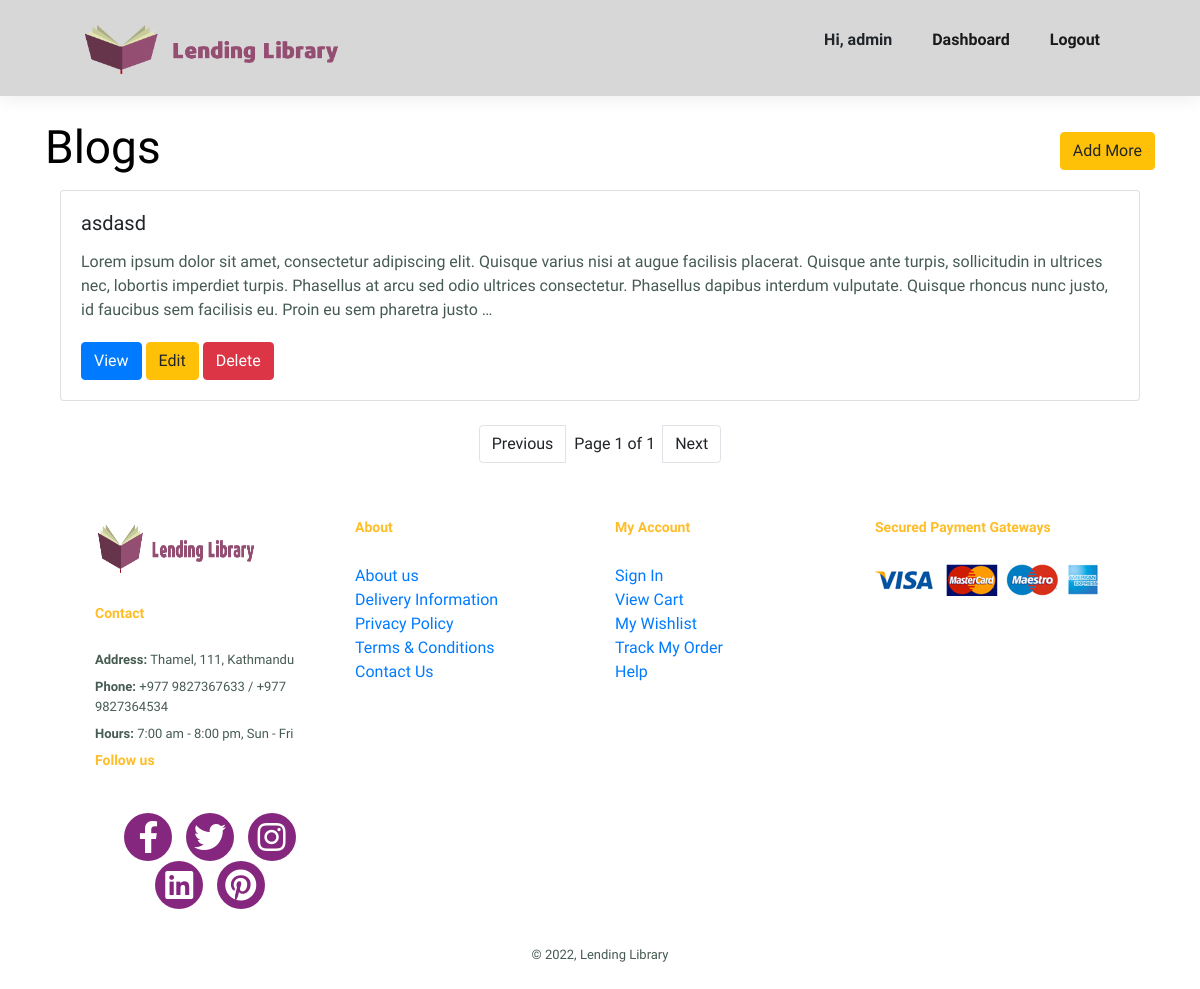
/all-blogs/ (signed in), run on the app's committed database.
### store/models.py (models this page shows, shortened)
class Blog(models.Model):
	BLOG_TAGS = (
		("design", "Design"),
		("fashion", "Fashion")
	)
	user = models.ForeignKey(User, on_delete=models.CASCADE)
	title = models.CharField(max_length=200, null=False)
	description = models.TextField()
	tag= models.CharField(max_length=10, choices=BLOG_TAGS)
	slug = models.SlugField(unique=True, max_length=100)
	published_at = models.DateField(auto_now_add=True)

### store/views.py (the view)
# urls.py: path('all-blogs/', views.BlogListView.as_view(template_name="admin/blog_list.html"), name="blog_list"),
class BlogListView(LoginRequiredMixin, ListView):
	login_url = "/login/"
	model= Blog
	paginate_by = 10

### store/templates/admin/blog_list.html
{% extends "base/index.html" %}
{% block content %}
<div class="container mt-4">
  <div class="d-flex flex-row align-items-center justify-content-between">
<h2 >Blogs</h2>
      <a href="{% url 'add_blog' %}" class="btn btn-warning">Add More</a>
  </div>
{% for blog in object_list %}
<div class="col mt-2">
  <div class="card">
    <div class="card-body">
      <h5 class="card-title">{{blog.title}}</h5>
      <p class="card-text">{{ blog.description | truncatewords:"50"  }}</p>
      <a href="{% url 'blog_detail_view' blog.slug %}" class="btn btn-primary">View</a>
      <a class="btn btn-warning" href="{% url 'blog_update_form' blog.slug %}">Edit</a>
      <a href="{% url 'blog_delete_form' blog.slug %}" class="btn btn-danger">Delete</a>
    </div>
  </div>
</div>
{% empty %}
  <p>No  Blogs Created</p>
{% endfor %}
<nav aria-label="Page navigation example" class="mt-4">
  <ul class="pagination justify-content-center">
    {% if page_obj.has_previous %}
    <li class="page-item"><a class="page-link" href="?page=1">1</a></li>
    <li class="page-item"><a class="page-link" href="?page={{ page_obj.previous_page_number }}">Previous</a></li>
    {% else %}
    <li class="page-item"><a class="page-link disabled" >Previous</a></li>
    {% endif %}
  <li class="page-item d-flex align-items-center mx-2">
    Page {{ page_obj.number }} of {{ page_obj.paginator.num_pages }}
  </li>
  {% if page_obj.has_next %}
    <li class="page-item"><a class="page-link" href="?page={{ page_obj.next_page_number }}">Next</a></li>
    <li class="page-item"><a class="page-link" href="?page={{ page_obj.paginator.num_pages }}">Last</a></li>
  {% else %}
    <li class="page-item"><a class="page-link disabled" >Next</a></li>
  {% endif %}
  </ul>
</nav>
</div>
{% endblock %}

### store/templates/base/index.html (shortened to what this page needs)
{% load static %}
<!DOCTYPE html>
<html lang="en">
  <head>
    <link rel="stylesheet" href="https://stackpath.bootstrapcdn.com/bootstrap/4.4.1/css/bootstrap.min.css">
    <link
      rel="stylesheet"
      href="https://pro.fontawesome.com/releases/v5.10.0/css/all.css"
    />
    <link rel="stylesheet" href="{% static 'css/style.css' %}" />
  </head>
  <body>
    <section id="header">
      <a href="{{ store }}"><img src="{% static 'images/logo1.png' %}" class="logo" alt="" /></a>
      <div>
        <ul id="navbar">
          {% if request.user.is_superuser %}
            <li><strong>
            Hi, {{request.user.username}}
         </strong> </li>
          {% url 'admin_dashboard' as admin_dashboard %}
          <li><a href="{{ admin_dashboard }}"{% if request.path == admin_dashboard %} class="active"{% endif %}>Dashboard</a></li>
          {% url 'logout' as logout %}
          <li><a href="{{ logout }}"{% if request.path == logout %} class="active"{% endif %}>Logout</a></li>
          {% endif %}
        </ul>
      </div>
    </section>
    {% block content %}
    {% endblock %}
    <footer class="section-p1">
      <div class="col">
        <img class="logo" src="{% static 'images/logo1.png' %}" alt="" />
        <h4>Contact</h4>
        <p><strong> Address: </strong> Thamel, 111, Kathmandu</p>
        <p><strong> Phone: </strong> +977 9827367633 / +977 9827364534 </p>
        <p><strong> Hours: </strong> 7:00 am - 8:00 pm, Sun - Fri</p>
        <div class="follow">
          <h4>Follow us</h4>
          <div class="icon">
            <a href="https://www.facebook.com/" target="_blank" class="fab fa-facebook-f"></a>
            <a href="https://www.twitter.com/" target="_blank"class="fab fa-twitter"></a>
            <a href="https://www.instagram.com/" target="_blank"class="fab fa-instagram"></a>
            <a href="https://www.linkedin.com/" target="_blank"class="fab fa-linkedin"></a>
            <a href="https://www.pinterest.com/" target="_blank" class="fab fa-pinterest"></a>
          </div>
        </div>
      </div>
      <div class="col">
        <h4>About</h4>
        <a href="{{ about }}">About us</a>
        <a href="#">Delivery Information</a>
        <a href="#">Privacy Policy</a>
        <a href="#">Terms & Conditions</a>
        <a href="{{ contact }}">Contact Us</a>
      </div>
      <div class="col">
        <h4>My Account</h4>
        <a href="{{ register }}">Sign In</a>
        <a href="#">View Cart</a>
        <a href="#">My Wishlist</a>
        <a href="#">Track My Order</a>
        <a href="#">Help</a>
      </div>
      <div class="col install">
        <h4>Secured Payment Gateways</h4>
        <img src="/static/images/pay/pay.png" alt="" />
      </div>
      <div class="copyright">
        <p>© 2022, Lending Library</p>
      </div>
    </footer>
  </body>
  </html>

### static/css/style.css (style rules this page uses)
* { margin: 0; padding: 0; box-sizing: border-box; font-family: 'Spartan', sans-serif; }
html { --scrollbarBG: #cfd8dc; --thumbBG: #98a0c0; }
body { scrollbar-width: thin; scrollbar-color: var(--thumbBG) var(--scrollbarBG); }
section .logo { height: 7vh; width: 100%; }
h2 { font-size: 46px; line-height: 54px; color: rgb(0, 0, 0); }
h4 { font-size: 20px; color: #ffbd27; font-weight: bolder; }
p { font-size: 16px; color: #465b52; margin: 15px 0 20px 0; }
.section-p1 { padding: 40px 80px; }
body { width: 100%; }
#header { display: flex; align-items: center; justify-content: space-between; padding: 20px 80px; background-color: #d7d7d7; box-shadow: 0 5px 15px rgba(0, 0, 0, 0.06); z-index: 999; position: sticky; top: 0; left: 0; }
#navbar { display: flex; align-items: center; justify-content: center; }
#navbar li { list-style: none; padding: 0 20px; position: relative; }
#navbar li a { text-decoration: none; font-size: 16px; font-weight: 600; color: #1a1a1a; transition: 0.3s ease; }
footer { display: flex; flex-wrap: wrap; justify-content: space-between; }
footer .col { display: flex; flex-direction: column; align-items: flex-start; margin-bottom: 20px; }
footer .logo { margin-bottom: 30px; height: 7vh; width: 70%; }
footer h4 { font-size: 14px; padding-bottom: 20px; }
footer p { font-size: 13px; margin: 0 0 8px 0; }
footer .copyright { width: 100%; text-align: center; }
footer .icon { padding:1rem 0; text-align: center; }
footer .icon a { height: 3rem; width: 3rem; line-height: 3rem; font-size: 2rem; color:#fff; background:rgb(133, 39, 126);; margin:0 .3rem; border-radius: 50%; }

### data on the page
Blog: title "asdasd", description "Lorem ipsum dolor sit amet, consectetur adipiscing elit. Quisque varius nisi at augue facilisis placerat. Quisque ante turpis, sollicitudin in ultrices nec, lobortis imperdiet turpis. Phasellus at arcu sed odio ultrices consectetur. Phasellus dapibus interdum vulputate. Quisque rhoncus nunc justo, id faucibus sem facilisis eu. Proin eu sem pharetra justo …"

### other printed values
{{ request.user.username }} "admin"
{{ page_obj.number }} "1"
{{ page_obj.paginator.num_pages }} "1"
